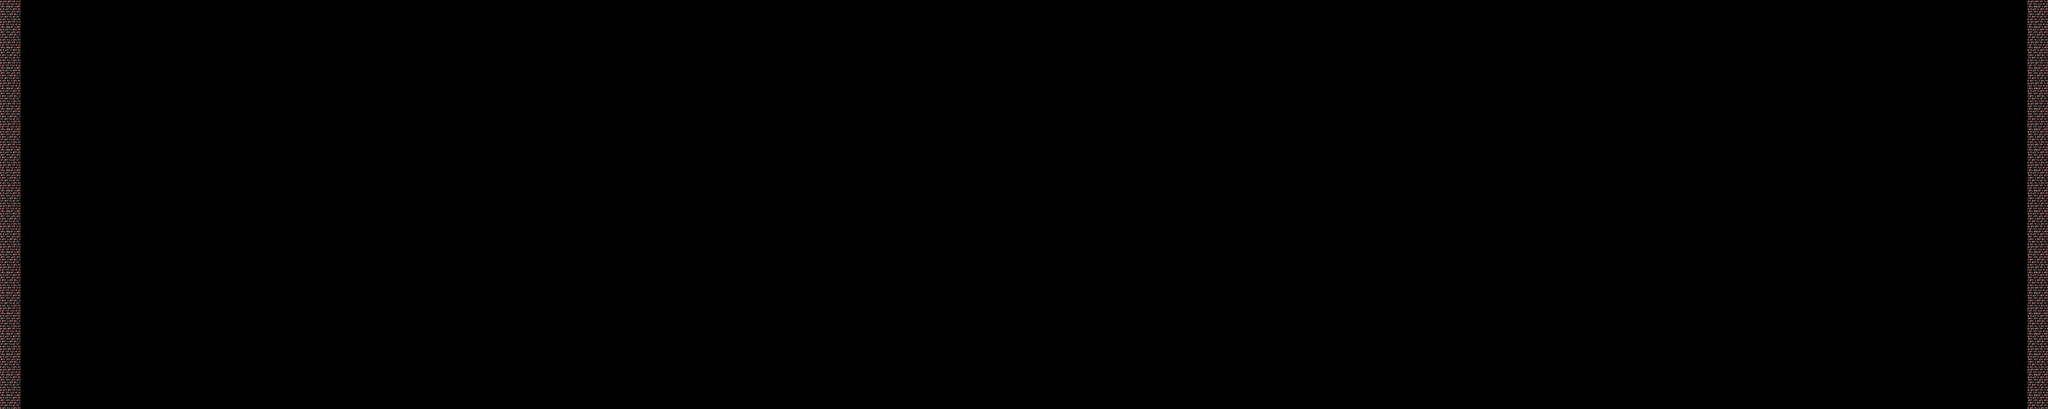

This is a level from a 2D game, rendered from its Tiled map with the project's own tilesets. A one-line summary and the complete map file follow:
An orthogonal 100x20 tile map with 32x32 px tiles, 1 tile layer (Tilelaag 1).

<map version="1.10" tiledversion="1.11.0" orientation="orthogonal" renderorder="right-down" width="100" height="20" tilewidth="32" tileheight="32" infinite="0" nextlayerid="2" nextobjectid="1">
 <tileset firstgid="1" source="5z1KX.tsx" />
 <layer id="1" name="Tilelaag 1" width="100" height="20">
  <data encoding="csv">
70,0,0,0,0,0,0,0,0,0,0,0,0,0,0,0,0,0,0,0,0,0,0,0,0,0,0,0,0,0,0,0,0,0,0,0,0,0,0,0,0,0,0,0,0,0,0,0,0,0,0,0,0,0,0,0,0,0,0,0,0,0,0,0,0,0,0,0,0,0,0,0,0,0,0,0,0,0,0,0,0,0,0,0,0,0,0,0,0,0,0,0,0,0,0,0,0,0,0,70,
70,0,0,0,0,0,0,0,0,0,0,0,0,0,0,0,0,0,0,0,0,0,0,0,0,0,0,0,0,0,0,0,0,0,0,0,0,0,0,0,0,0,0,0,0,0,0,0,0,0,0,0,0,0,0,0,0,0,0,0,0,0,0,0,0,0,0,0,0,0,0,0,0,0,0,0,0,0,0,0,0,0,0,0,0,0,0,0,0,0,0,0,0,0,0,0,0,0,0,70,
70,0,0,0,0,0,0,0,0,0,0,0,0,0,0,0,0,0,0,0,0,0,0,0,0,0,0,0,0,0,0,0,0,0,0,0,0,0,0,0,0,0,0,0,0,0,0,0,0,0,0,0,0,0,0,0,0,0,0,0,0,0,0,0,0,0,0,0,0,0,0,0,0,0,0,0,0,0,0,0,0,0,0,0,0,0,0,0,0,0,0,0,0,0,0,0,0,0,0,70,
70,0,0,0,0,0,0,0,0,0,0,0,0,0,0,0,0,0,0,0,0,0,0,0,0,0,0,0,0,0,0,0,0,0,0,0,0,0,0,0,0,0,0,0,0,0,0,0,0,0,0,0,0,0,0,0,0,0,0,0,0,0,0,0,0,0,0,0,0,0,0,0,0,0,0,0,0,0,0,0,0,0,0,0,0,0,0,0,0,0,0,0,0,0,0,0,0,0,0,70,
70,0,0,0,0,0,0,0,0,0,0,0,0,0,0,0,0,0,0,0,0,0,0,0,0,0,0,0,0,0,0,0,0,0,0,0,0,0,0,0,0,0,0,0,0,0,0,0,0,0,0,0,0,0,0,0,0,0,0,0,0,0,0,0,0,0,0,0,0,0,0,0,0,0,0,0,0,0,0,0,0,0,0,0,0,0,0,0,0,0,0,0,0,0,0,0,0,0,0,70,
70,0,0,0,0,0,0,0,0,0,0,0,0,0,0,0,0,0,0,0,0,0,0,0,0,0,0,0,0,0,0,0,0,0,0,0,0,0,0,0,0,0,0,0,0,0,0,0,0,0,0,0,0,0,0,0,0,0,0,0,0,0,0,0,0,0,0,0,0,0,0,0,0,0,0,0,0,0,0,0,0,0,0,0,0,0,0,0,0,0,0,0,0,0,0,0,0,0,0,70,
70,0,0,0,0,0,0,0,0,0,0,0,0,0,0,0,0,0,0,0,0,0,0,0,0,0,0,0,0,0,0,0,0,0,0,0,0,0,0,0,0,0,0,0,0,0,0,0,0,0,0,0,0,0,0,0,0,0,0,0,0,0,0,0,0,0,0,0,0,0,0,0,0,0,0,0,0,0,0,0,0,0,0,0,0,0,0,0,0,0,0,0,0,0,0,0,0,0,0,70,
70,0,0,0,0,0,0,0,0,0,0,0,0,0,0,0,0,0,0,0,0,0,0,0,0,0,0,0,0,0,0,0,0,0,0,0,0,0,0,0,0,0,0,0,0,0,0,0,0,0,0,0,0,0,0,0,0,0,0,0,0,0,0,0,0,0,0,0,0,0,0,0,0,0,0,0,0,0,0,0,0,0,0,0,0,0,0,0,0,0,0,0,0,0,0,0,0,0,0,70,
70,0,0,0,0,0,0,0,0,0,0,0,0,0,0,0,0,0,0,0,0,0,0,0,0,0,0,0,0,0,0,0,0,0,0,0,0,0,0,0,0,0,0,0,0,0,0,0,0,0,0,0,0,0,0,0,0,0,0,0,0,0,0,0,0,0,0,0,0,0,0,0,0,0,0,0,0,0,0,0,0,0,0,0,0,0,0,0,0,0,0,0,0,0,0,0,0,0,0,70,
70,0,0,0,0,0,0,0,0,0,0,0,0,0,0,0,0,0,0,0,0,0,0,0,0,0,0,0,0,0,0,0,0,0,0,0,0,0,0,0,0,0,0,0,0,0,0,0,0,0,0,0,0,0,0,0,0,0,0,0,0,0,0,0,0,0,0,0,0,0,0,0,0,0,0,0,0,0,0,0,0,0,0,0,0,0,0,0,0,0,0,0,0,0,0,0,0,0,0,70,
70,0,0,0,0,0,0,0,0,0,0,0,0,0,0,0,0,0,0,0,0,0,0,0,0,0,0,0,0,0,0,0,0,0,0,0,0,0,0,0,0,0,0,0,0,0,0,0,0,0,0,0,0,0,0,0,0,0,0,0,0,0,0,0,0,0,0,0,0,0,0,0,0,0,0,0,0,0,0,0,0,0,0,0,0,0,0,0,0,0,0,0,0,0,0,0,0,0,0,70,
70,0,0,0,0,0,0,0,0,0,0,0,0,0,0,0,0,0,0,0,0,0,0,0,0,0,0,0,0,0,0,0,0,0,0,0,0,0,0,0,0,0,0,0,0,0,0,0,0,0,0,0,0,0,0,0,0,0,0,0,0,0,0,0,0,0,0,0,0,0,0,0,0,0,0,0,0,0,0,0,0,0,0,0,0,0,0,0,0,0,0,0,0,0,0,0,0,0,0,70,
70,0,0,0,0,0,0,0,0,0,0,0,0,0,0,0,0,0,0,0,0,0,0,0,0,0,0,0,0,0,0,0,0,0,0,0,0,0,0,0,0,0,0,0,0,0,0,0,0,0,0,0,0,0,0,0,0,0,0,0,0,0,0,0,0,0,0,0,0,0,0,0,0,0,0,0,0,0,0,0,0,0,0,0,0,0,0,0,0,0,0,0,0,0,0,0,0,0,0,70,
70,0,0,0,0,0,0,0,0,0,0,0,0,0,0,0,0,0,0,0,0,0,0,0,0,0,0,0,0,0,0,0,0,0,0,0,0,0,0,0,0,0,0,0,0,0,0,0,0,0,0,0,0,0,0,0,0,0,0,0,0,0,0,0,0,0,0,0,0,0,0,0,0,0,0,0,0,0,0,0,0,0,0,0,0,0,0,0,0,0,0,0,0,0,0,0,0,0,0,70,
70,0,0,0,0,0,0,0,0,0,0,0,0,0,0,0,0,0,0,0,0,0,0,0,0,0,0,0,0,0,0,0,0,0,0,0,0,0,0,0,0,0,0,0,0,0,0,0,0,0,0,0,0,0,0,0,0,0,0,0,0,0,0,0,0,0,0,0,0,0,0,0,0,0,0,0,0,0,0,0,0,0,0,0,0,0,0,0,0,0,0,0,0,0,0,0,0,0,0,70,
70,0,0,0,0,0,0,0,0,0,0,0,0,0,0,0,0,0,0,0,0,0,0,0,0,0,0,0,0,0,0,0,0,0,0,0,0,0,0,0,0,0,0,0,0,0,0,0,0,0,0,0,0,0,0,0,0,0,0,0,0,0,0,0,0,0,0,0,0,0,0,0,0,0,0,0,0,0,0,0,0,0,0,0,0,0,0,0,0,0,0,0,0,0,0,0,0,0,0,70,
70,0,0,0,0,0,0,0,0,0,0,0,0,0,0,0,0,0,0,0,0,0,0,0,0,0,0,0,0,0,0,0,0,0,0,0,0,0,0,0,0,0,0,0,0,0,0,0,0,0,0,0,0,0,0,0,0,0,0,0,0,0,0,0,0,0,0,0,0,0,0,0,0,0,0,0,0,0,0,0,0,0,0,0,0,0,0,0,0,0,0,0,0,0,0,0,0,0,0,70,
70,0,0,0,0,0,0,0,0,0,0,0,0,0,0,0,0,0,0,0,0,0,0,0,0,0,0,0,0,0,0,0,0,0,0,0,0,0,0,0,0,0,0,0,0,0,0,0,0,0,0,0,0,0,0,0,0,0,0,0,0,0,0,0,0,0,0,0,0,0,0,0,0,0,0,0,0,0,0,0,0,0,0,0,0,0,0,0,0,0,0,0,0,0,0,0,0,0,0,70,
70,0,0,0,0,0,0,0,0,0,0,0,0,0,0,0,0,0,0,0,0,0,0,0,0,0,0,0,0,0,0,0,0,0,0,0,0,0,0,0,0,0,0,0,0,0,0,0,0,0,0,0,0,0,0,0,0,0,0,0,0,0,0,0,0,0,0,0,0,0,0,0,0,0,0,0,0,0,0,0,0,0,0,0,0,0,0,0,0,0,0,0,0,0,0,0,0,0,0,70,
70,0,0,0,0,0,0,0,0,0,0,0,0,0,0,0,0,0,0,0,0,0,0,0,0,0,0,0,0,0,0,0,0,0,0,0,0,0,0,0,0,0,0,0,0,0,0,0,0,0,0,0,0,0,0,0,0,0,0,0,0,0,0,0,0,0,0,0,0,0,0,0,0,0,0,0,0,0,0,0,0,0,0,0,0,0,0,0,0,0,0,0,0,0,0,0,0,0,0,70
</data>
 </layer>
</map>
